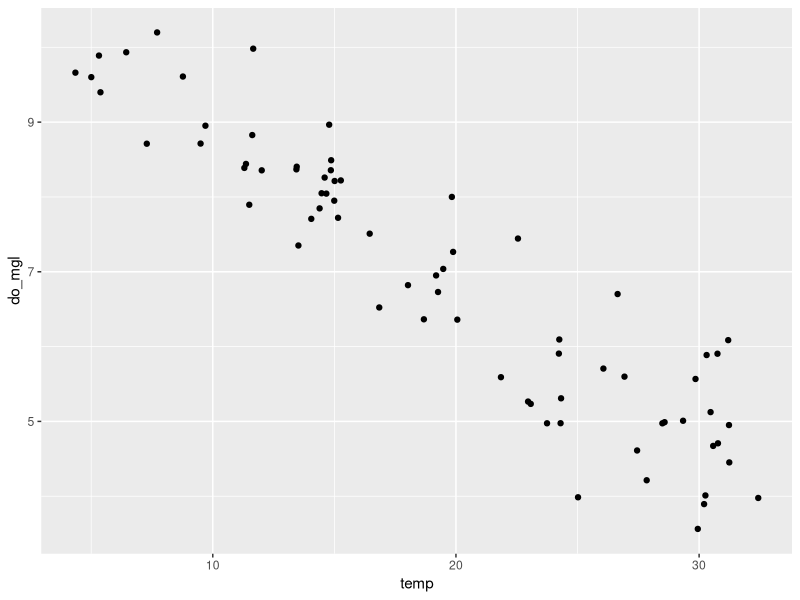
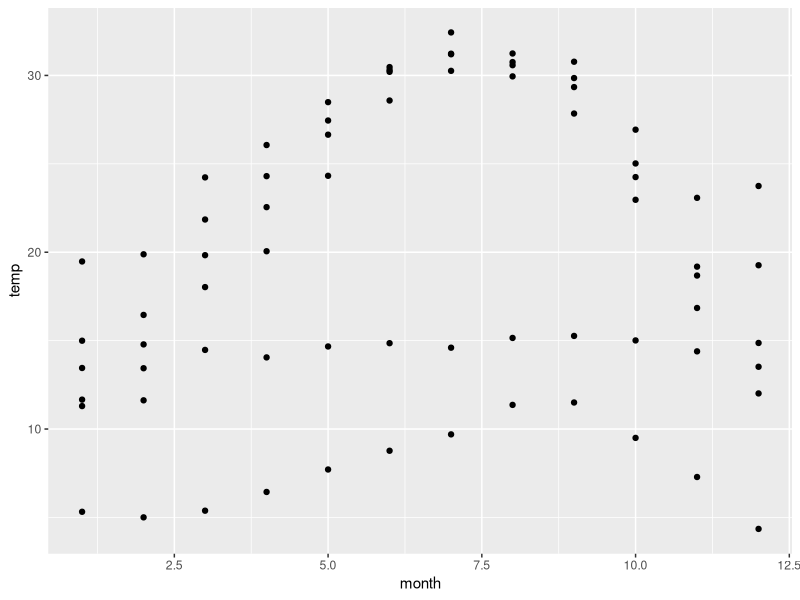
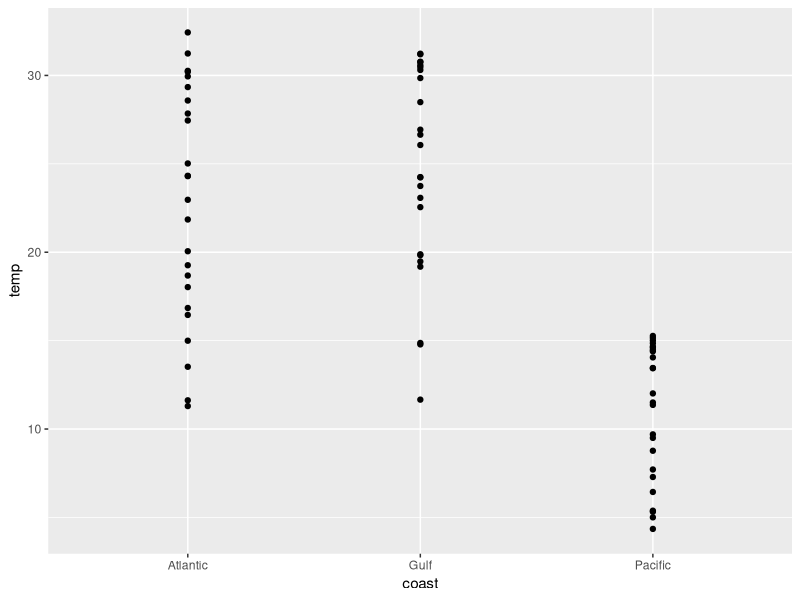
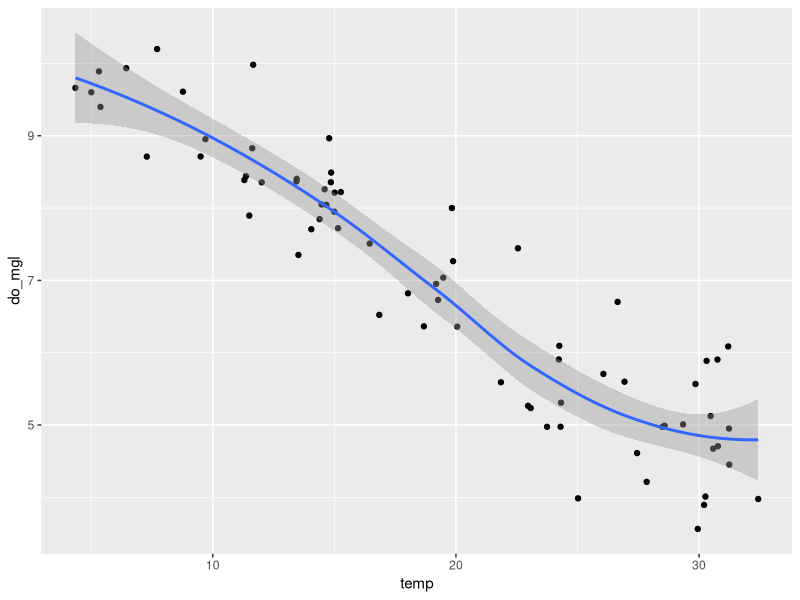
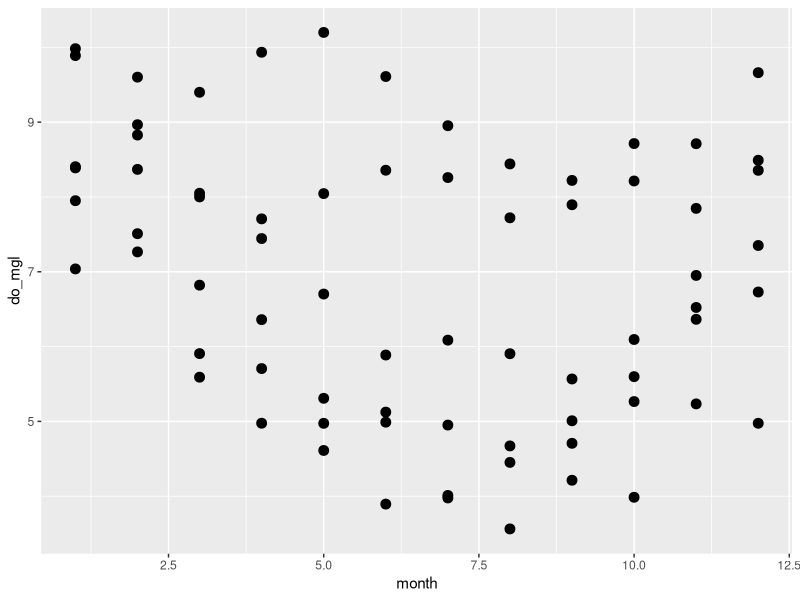

The R script that drew these images, in order:
## ---- chunk 1
library(tidyverse)
library(here)
## ---- chunk 2
wq <- read.csv(here::here('data', 'monthly_wq.csv')) 

## ---- chunk 3


## ---- chunk 4
ggplot(data = wq) + 
  geom_point(mapping = aes(x = temp, y = do_mgl))

## ---- chunk 5
ggplot(data = wq) +
  geom_point(mapping = aes(x = month, y = temp))

## ---- chunk 6
ggplot(data = wq) +
  geom_point(mapping = aes(x = coast, y = temp))

## ---- chunk 7
ggplot(wq) +
  geom_point(aes(temp, do_mgl)) +
  geom_smooth(aes(temp, do_mgl)) 

## ---- chunk 8
day <- read.csv(here::here('data', 'daily_wq.csv'))

## ---- chunk 9
getwd()
## ---- chunk 10

## ---- chunk 11
ggplot(data = wq, aes(x = month, y = do_mgl)) +
  geom_point(size = 3) 
